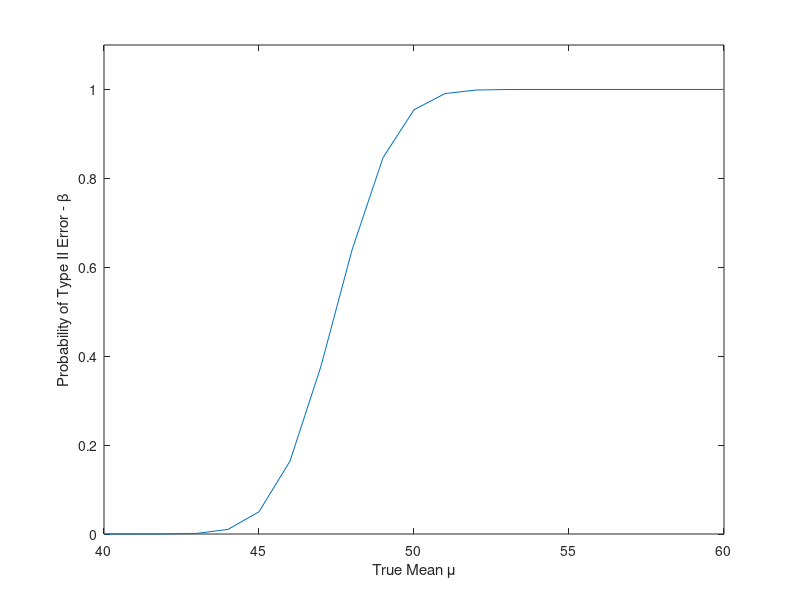

MATLAB code for this plot:
% Example 7.3
% Computational Statistics Handbook with MATLAB, 2nd Edition
% Wendy L. and Angel R. Martinez

% Get several values for the mean under the alternative
% hypothesis. Note that we are getting some values
% below the null hypothesis.
mualt = 40:60;

% Note the critical value:
cv = 1.645;
% Note the standard deviation for x-bar:
sig = 1.5;
% It's easier to use the unstandardized version, 
% so convert:
ct = cv*1.5 + 45;

% Get a vector of ct values that is 
% the same size as mualt.
ctv = ct*ones(size(mualt));
% Now get the probabilities to the left of this value.
% These are the probabilities of the Type II error.
beta = normcdf(ctv,mualt,sig);

% To get the power: 1-beta
pow = 1 - beta;

plot(mualt,pow);
xlabel('True Mean \mu')
ylabel('Probability of Type II Error - \beta')
axis([40 60 0 1.1])
